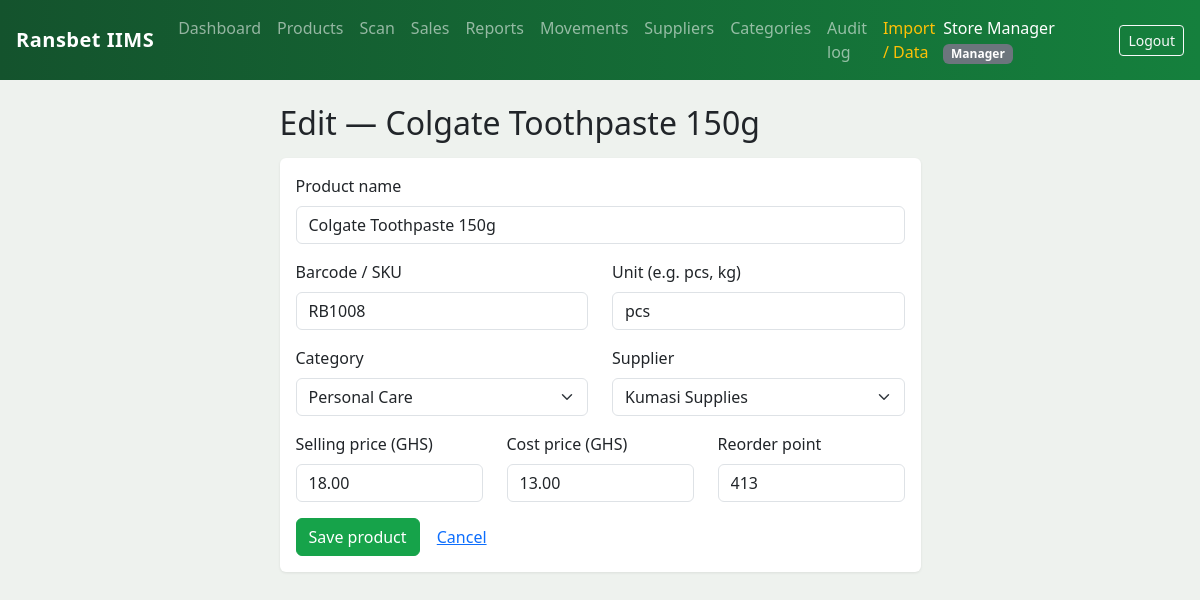
/products/9/edit (signed in), run on the app's committed database.
### app/models.py (models this page shows, shortened)
class User(UserMixin, db.Model):
    __tablename__ = "users"
    id = db.Column(db.Integer, primary_key=True)
    name = db.Column(db.String(120), nullable=False)
    email = db.Column(db.String(120), unique=True, nullable=False, index=True)
    password_hash = db.Column(db.String(255), nullable=False)
    role = db.Column(db.String(20), nullable=False, default=ROLE_STAFF)
    created_at = db.Column(db.DateTime, default=datetime.utcnow)

class Product(db.Model):
    __tablename__ = "products"
    id = db.Column(db.Integer, primary_key=True)
    name = db.Column(db.String(120), nullable=False, index=True)
    sku = db.Column(db.String(64), unique=True, index=True)  # barcode
    category_id = db.Column(db.Integer, db.ForeignKey("categories.id"))
    supplier_id = db.Column(db.Integer, db.ForeignKey("suppliers.id"))
    unit_price = db.Column(db.Float, default=0.0)   # selling price
    cost_price = db.Column(db.Float, default=0.0)   # purchase price
    current_stock = db.Column(db.Integer, default=0)
    reorder_point = db.Column(db.Integer, default=10)
    unit = db.Column(db.String(16), default="pcs")
    is_active = db.Column(db.Boolean, default=True, index=True)
    created_at = db.Column(db.DateTime, default=datetime.utcnow)

### app/inventory.py (the view, shortened to what this page needs)
@inventory_bp.route("/products/<int:pid>/edit", methods=["GET", "POST"])
@role_required(*CAN_EDIT_PRODUCTS)
def product_edit(pid):
    p = Product.query.get_or_404(pid)
    form = ProductForm(obj=p)
    _populate_choices(form)
    if request.method == "GET":
        form.category_id.data = p.category_id or 0
        form.supplier_id.data = p.supplier_id or 0
    return render_template("inventory/product_form.html", form=form,
                           title=f"Edit — {p.name}", product=p)

### app/inventory.py
class ProductForm(FlaskForm):
    name = StringField("Product name", validators=[DataRequired(), Length(max=120)])
    sku = StringField("Barcode / SKU", validators=[Optional(), Length(max=64)])
    category_id = SelectField("Category", coerce=int, validators=[Optional()])
    supplier_id = SelectField("Supplier", coerce=int, validators=[Optional()])
    unit_price = DecimalField("Selling price (GHS)", places=2,
                              validators=[DataRequired(), NumberRange(min=0)])
    cost_price = DecimalField("Cost price (GHS)", places=2, default=0,
                              validators=[Optional(), NumberRange(min=0)])
    reorder_point = IntegerField("Reorder point", default=10,
                                 validators=[DataRequired(), NumberRange(min=0)])
    unit = StringField("Unit (e.g. pcs, kg)", default="pcs",
                       validators=[Optional(), Length(max=16)])
    submit = SubmitField("Save product")

### app/inventory.py (called while the page is built)
def _populate_choices(form):
    form.category_id.choices = [(0, "— none —")] + [
        (c.id, c.name) for c in Category.query.order_by(Category.name)]
    form.supplier_id.choices = [(0, "— none —")] + [
        (s.id, s.name) for s in Supplier.query.order_by(Supplier.name)]

### app/models.py (called while the page is built)
@login_manager.user_loader
def load_user(user_id):
    return db.session.get(User, int(user_id))

### app/templates/inventory/product_form.html (shortened to what this page needs)
{% extends "base.html" %}
{% block content %}
<div class="row justify-content-center">
  <div class="col-lg-7">
    <h2 class="mb-3">{{ title }}</h2>
    <div class="card"><div class="card-body">
      <form method="post" novalidate>
        <div class="mb-3">
          {{ form.name.label(class="form-label") }}
          {{ form.name(class="form-control") }}
        </div>
        <div class="row">
          <div class="col-md-6 mb-3">
            {{ form.sku.label(class="form-label") }}
            {{ form.sku(class="form-control", placeholder="Scan or type barcode") }}
          </div>
          <div class="col-md-6 mb-3">
            {{ form.unit.label(class="form-label") }}
            {{ form.unit(class="form-control") }}
          </div>
        </div>
        <div class="row">
          <div class="col-md-6 mb-3">
            {{ form.category_id.label(class="form-label") }}
            {{ form.category_id(class="form-select") }}
          </div>
          <div class="col-md-6 mb-3">
            {{ form.supplier_id.label(class="form-label") }}
            {{ form.supplier_id(class="form-select") }}
          </div>
        </div>
        <div class="row">
          <div class="col-md-4 mb-3">
            {{ form.unit_price.label(class="form-label") }}
            {{ form.unit_price(class="form-control") }}
          </div>
          <div class="col-md-4 mb-3">
            {{ form.cost_price.label(class="form-label") }}
            {{ form.cost_price(class="form-control") }}
          </div>
          <div class="col-md-4 mb-3">
            {{ form.reorder_point.label(class="form-label") }}
            {{ form.reorder_point(class="form-control") }}
          </div>
        </div>
        {{ form.submit(class="btn btn-primary") }}
        <a class="btn btn-link" href="{{ url_for('inventory.products') }}">Cancel</a>
      </form>
    </div></div>
  </div>
</div>
{% endblock %}

### app/templates/base.html (shortened to what this page needs)
<!doctype html>
<html lang="en">
<head>
  <link href="https://cdn.jsdelivr.net/npm/bootstrap@5.3.3/dist/css/bootstrap.min.css" rel="stylesheet">
  <link rel="stylesheet" href="{{ url_for('static', filename='css/style.css') }}">
</head>
<body>
{% if current_user.is_authenticated %}
<nav class="navbar navbar-expand-lg navbar-dark rb-navbar px-3">
  <a class="navbar-brand fw-bold" href="{{ url_for('main.dashboard') }}">Ransbet&nbsp;IIMS</a>
  <div class="collapse navbar-collapse" id="nav">
    <ul class="navbar-nav me-auto">
      <li class="nav-item"><a class="nav-link" href="{{ url_for('main.dashboard') }}">Dashboard</a></li>
      <li class="nav-item"><a class="nav-link" href="{{ url_for('inventory.products') }}">Products</a></li>
      <li class="nav-item"><a class="nav-link" href="{{ url_for('inventory.scan') }}">Scan</a></li>
      <li class="nav-item"><a class="nav-link" href="{{ url_for('inventory.sales') }}">Sales</a></li>
      <li class="nav-item"><a class="nav-link" href="{{ url_for('reports.reports_home') }}">Reports</a></li>
      <li class="nav-item"><a class="nav-link" href="{{ url_for('inventory.movements') }}">Movements</a></li>
      <li class="nav-item"><a class="nav-link" href="{{ url_for('inventory.suppliers') }}">Suppliers</a></li>
      {% if current_user.role in ['manager', 'owner'] %}
        <li class="nav-item"><a class="nav-link" href="{{ url_for('inventory.categories') }}">Categories</a></li>
        <li class="nav-item"><a class="nav-link" href="{{ url_for('inventory.audit') }}">Audit log</a></li>
        <li class="nav-item"><a class="nav-link text-warning" href="{{ url_for('data.data_home') }}">Import / Data</a></li>
      {% endif %}
    </ul>
    <div class="d-flex align-items-center text-white">
      <span class="me-3">{{ current_user.name }}
        <span class="badge bg-secondary text-capitalize">{{ current_user.role }}</span>
      </span>
      <a class="btn btn-outline-light btn-sm" href="{{ url_for('auth.logout') }}">Logout</a>
    </div>
  </div>
</nav>
{% endif %}
<div class="container py-4">
  {% block content %}{% endblock %}
</div>
</body>
</html>

### app/static/css/style.css (style rules this page uses)
body { background-color: #eef2ee; }
.navbar-brand { letter-spacing: 0.5px; }
.rb-navbar { background: linear-gradient(90deg, #14532d, #15803d) !important; }
.card { border: none; box-shadow: 0 1px 3px rgba(0, 0, 0, 0.08); }
.btn-primary { --bs-btn-bg: #16a34a; --bs-btn-border-color: #16a34a; --bs-btn-hover-bg: #15803d; --bs-btn-hover-border-color: #15803d; --bs-btn-active-bg: #14532d; --bs-btn-active-border-color: #14532d; }
a { color: #15803d; }

### data on the page
User: name "Store Manager", role "Manager"
Product: name "Colgate Toothpaste 150g", sku "RB1008", unit "pcs", category_id "Personal Care", supplier_id "Kumasi Supplies", unit_price "18.00", cost_price "13.00", reorder_point "413"

### other printed values
{{ title }} "Edit — Colgate Toothpaste 150g"
